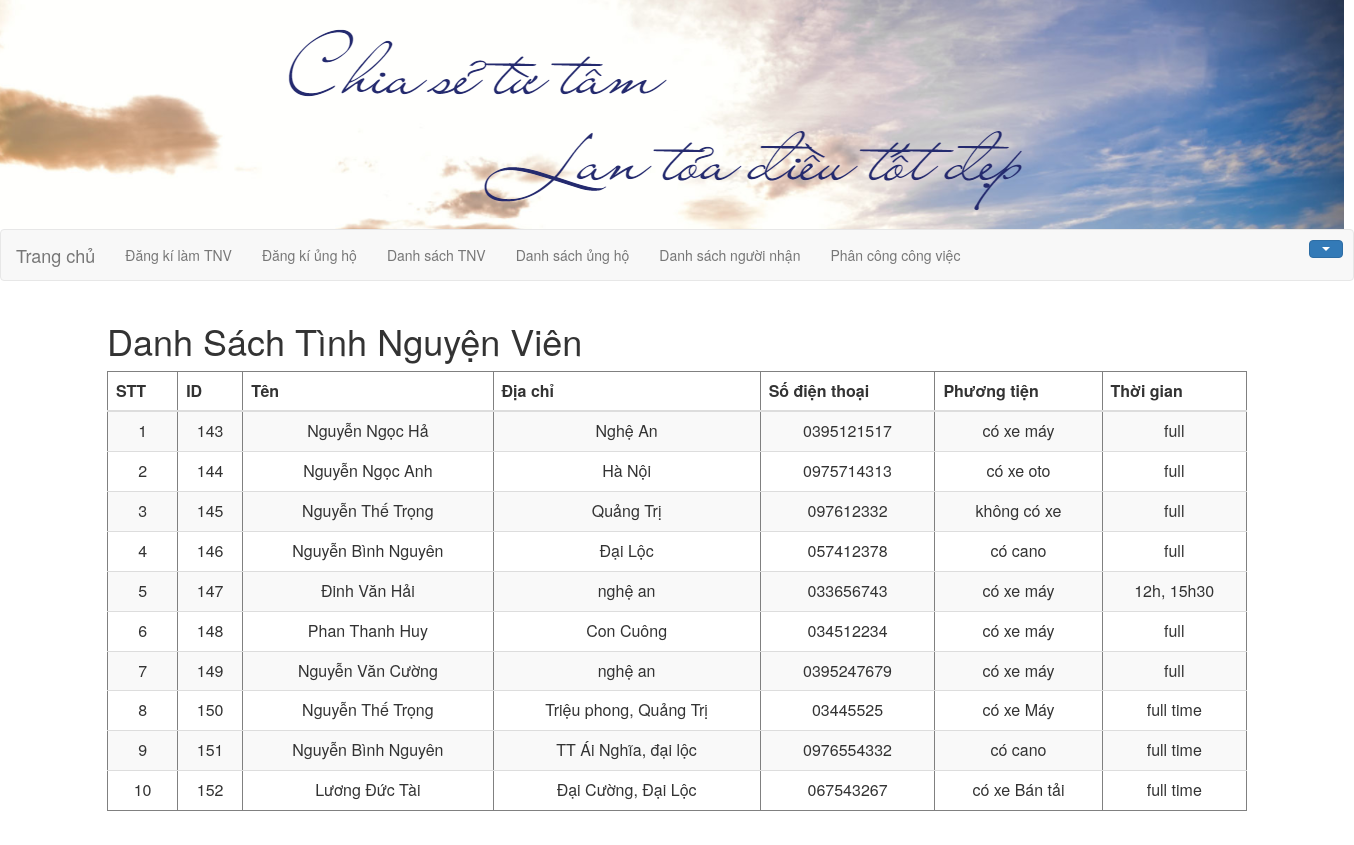
The page /Dstnv.php on the database its author committed.
### tables this page shows
CREATE TABLE `tnvDB` (
  `IDtnv` int(11) NOT NULL,
  `Tentnv` varchar(255) NOT NULL,
  `Diachi` varchar(255) NOT NULL,
  `Sdt_tnv` varchar(255) NOT NULL,
  `Phuongtien` varchar(255) NOT NULL,
  `Thoigian` varchar(255) NOT NULL
);

### Dstnv.php (the view, shortened to what this page needs)
<?php
include_once('link.php');
include_once('header1.php');
?>
<!DOCTYPE html>
<html>
<body>
	 <?php
        require("connection.php");
        $sql = "select *from tnvDB";
        $result = mysqli_query($conn,$sql);
    ?>
<form action="#" method="post">
	<div class="container">
		<div class="box">
			<h1>Danh Sách Tình Nguyện Viên</h1>
			<table class="table table-striped"  border="1px" cellspacing="0">
			  <thead>
			    <tr align="center">
			    <th scope="col">STT</th>
			      <th scope="col">ID</th>
			      <th scope="col">Tên</th>
			      <th scope="col">Địa chỉ</th>
			      <th scope="col">Số điện thoại</th>
			      <th scope="col">Phương tiện</th>
			      <th scope="col">Thời gian</th>
 			    </tr>
			  </thead>
			  	<?php
        $stt = 1;
			while ($row = mysqli_fetch_array($result)) {
                echo "<tr align='center'>";
                    echo "<td>" . $stt . "</td>";
                    echo"<td>".$row["IDtnv"]."</td>";
                    echo"<td>".$row["Tentnv"]."</td>";
                    echo"<td>".$row["Diachi"]."</td>";
                    echo"<td>".$row["Sdt_tnv"]."</td>";
                    echo"<td>".$row["Phuongtien"]."</td>";
                    echo"<td>".$row["Thoigian"]."</td>";
                echo "</tr>";
                $stt++;
            }
		?>
			</table>
		</div>
	</div>
</form>
</body>
</html>

### rows shown on the page
tnvdb: IDtnv "143", Tentnv "Nguyễn Ngọc Hả", Diachi "Nghệ An", Sdt_tnv "0395121517", Phuongtien "có xe máy", Thoigian "full"
tnvdb: IDtnv "144", Tentnv "Nguyễn Ngọc Anh", Diachi "Hà Nội", Sdt_tnv "0975714313", Phuongtien "có xe oto", Thoigian "full"
tnvdb: IDtnv "145", Tentnv "Nguyễn Thế Trọng", Diachi "Quảng Trị", Sdt_tnv "097612332", Phuongtien "không có xe", Thoigian "full"
tnvdb: IDtnv "146", Tentnv "Nguyễn Bình Nguyên", Diachi "Đại Lộc", Sdt_tnv "057412378", Phuongtien "có cano", Thoigian "full"
tnvdb: IDtnv "147", Tentnv "Đinh Văn Hải", Diachi "nghệ an", Sdt_tnv "033656743", Phuongtien "có xe máy", Thoigian "12h, 15h30"
tnvdb: IDtnv "148", Tentnv "Phan Thanh Huy", Diachi "Con Cuông", Sdt_tnv "034512234", Phuongtien "có xe máy", Thoigian "full"
tnvdb: IDtnv "149", Tentnv "Nguyễn Văn Cường", Diachi "nghệ an", Sdt_tnv "0395247679", Phuongtien "có xe máy", Thoigian "full"
tnvdb: IDtnv "150", Tentnv "Nguyễn Thế Trọng", Diachi "Triệu phong, Quảng Trị", Sdt_tnv "03445525", Phuongtien "có xe Máy", Thoigian "full time"
tnvdb: IDtnv "151", Tentnv "Nguyễn Bình Nguyên", Diachi "TT Ái Nghĩa, đại lộc", Sdt_tnv "0976554332", Phuongtien "có cano", Thoigian "full time"
tnvdb: IDtnv "152", Tentnv "Lương Đức Tài", Diachi "Đại Cường, Đại Lộc", Sdt_tnv "067543267", Phuongtien "có xe Bán tải", Thoigian "full time"
